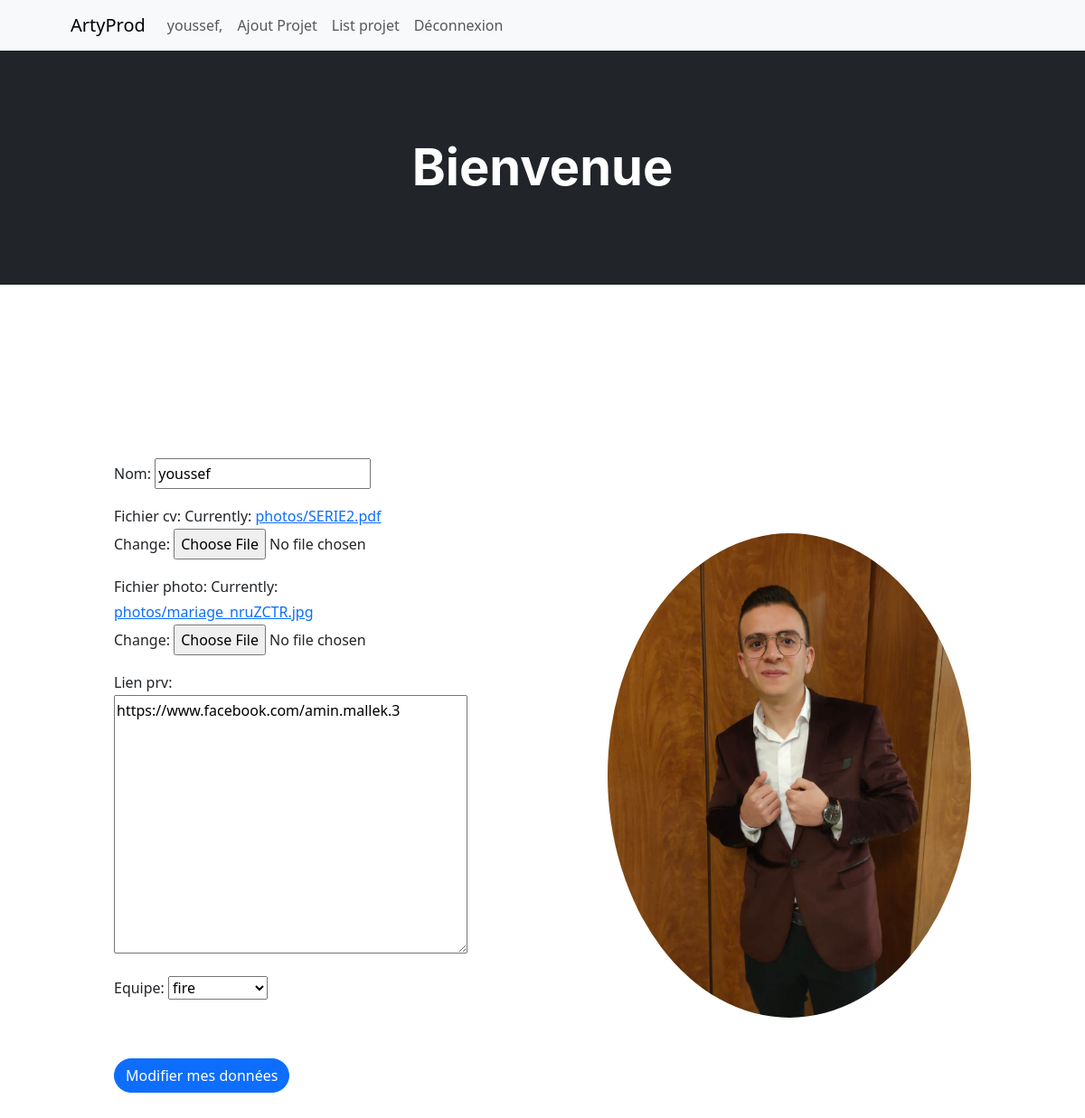
The app's page /artyProd/settigns/ (signed in) with its own data.
### artyProd/models.py (models this page shows, shortened)
class Personnel(models.Model):
    user=models.OneToOneField(User,on_delete=models.CASCADE,null=True)
    nom=models.CharField(max_length=100)
    fichier_cv=models.FileField(upload_to='photos')
    fichier_photo=models.FileField(default="user.png",upload_to='photos')
    lien_prv=models.TextField()
    Equipe=models.ForeignKey('Equipe',on_delete=models.CASCADE,null=True)

### artyProd/views.py (the view)
# urls.py: path('settigns/',views.settings, name = 'settigns'),
def settings(request):
    personnel=request.user.personnel
    form=updateProfile(instance=personnel)
    if request.method == 'POST':
        form=updateProfile(request.POST,request.FILES, instance=personnel)
        if form.is_valid():
          form.save()
    context={'form':form}
    return render(request,'artyProd/settings.html',context)

### artyProd/forms.py
class updateProfile(ModelForm):
    class Meta:
        model=Personnel
        fields = "__all__"
        exclude=['user']

### artyProd/models.py (called while the page is built)
    def __str__(self):
        return self.name

### artyProd/templates/artyProd/settings.html (shortened to what this page needs)
{% extends "artyProd/base.html" %}
{% block content %}
<section id="scroll">
    <div class="container px-5">
        <div class="row gx-5 align-items-center">
            <div class="col-lg-6 order-lg-2">
                <div class="p-5"><img class="img-fluid rounded-circle" src="{{request.user.personnel.fichier_photo.url}}"  /></div>
            </div>
            <div class="col-lg-6 order-lg-1">
                <div class="p-5">
                   <form method="post" action="" enctype="multipart/form-data">
                    {{form.as_p}}
                    <button class="btn btn-primary btn-xl rounded-pill mt-5" type="submit">Modifier mes données</button>
                   </form>
                </div>
            </div>
        </div>
    </div>
</section>
{% endblock %}

### artyProd/templates/artyProd/base.html (shortened to what this page needs)
{% load static %}
<!DOCTYPE html>
<html>
<head>
    <link rel='stylesheet' type='text/css' media='screen' href="{% static 'css/base.css'%}">
    <link rel="stylesheet" href="https://cdn.jsdelivr.net/npm/bootstrap@5.3.0-alpha1/dist/css/bootstrap.min.css">
    <link href="https://cdn.jsdelivr.net/npm/bootstrap-icons@1.5.0/font/bootstrap-icons.css" rel="stylesheet" />
</head>
<body>
    <nav class="navbar navbar-expand-lg navbar-light bg-light">
        <div class="container px-4 px-lg-5">
            <a class="navbar-brand" href="#!">ArtyProd</a>
            <div class="collapse navbar-collapse" id="navbarSupportedContent">
                <form class="d-flex">
                    <ul class="navbar-nav ml-auto">
                        {% if user.is_superuser %}
                        <li class="nav-item active">
                            <a class="nav-link" href="{% url 'user' %}">List utilisateur</a>
                        </li>
                        <li class="nav-item active">
                            <a class="nav-link" href="{% url 'contact' %}">List de contact</a>
                        </li>
                        <li class="nav-item active">
                            <a class="nav-link" href="{% url 'listProjet' %}">Liste de tous les projets</a>
                        </li>
                        <li class="nav-item active">
                            <a class="nav-link" href="{% url 'listeEquipe' %}">Liste d'equipe</a>
                        </li>
                        <li class="nav-item active">
                            <a class="nav-link" href="{% url 'register' %}">Inscription</a>
                        </li>
                        <li class="nav-item active">
                            <a class="nav-link" href="{% url 'logout' %}">Déconnexion</a>
                        </li>
                        {% else %}
                        <li class="nav-item active">
                            <a class="nav-link" href="{%url 'settigns'%}">{{user.username}},</a>
                        </li>
                        <li class="nav-item active">
                            <a class="nav-link" href="/artyProd/ajoutProjet/{{user.id}}">Ajout Projet</a>
                        </li>
                        <li class="nav-item active">
                            <a class="nav-link" href="/artyProd/ListeProjet/{{user.id}}">List projet</a>
                        </li>
                        <li class="nav-item active">
                            <a class="nav-link" href="{% url 'logout' %}">Déconnexion</a>
                        </li>
                        {% endif %}
                    </ul>
                </form>
            </div>
        </div>
    </nav>
    {% block section %}
    <header class="bg-dark py-5">
        <div class="container px-4 px-lg-5 my-5">
            <div class="text-center text-white">
                <h1 class="display-4 fw-bolder">Bienvenue</h1>
            </div>
        </div>
    </header>
    {% endblock %}
    {% block content %}
    {% endblock %}
</body>
</html>

### records on screen
Personnel: nom "youssef", lien_prv "https://www.facebook.com/amin.mallek.3", Equipe "fire"

### other values on screen
{{ user.username }} "youssef"
